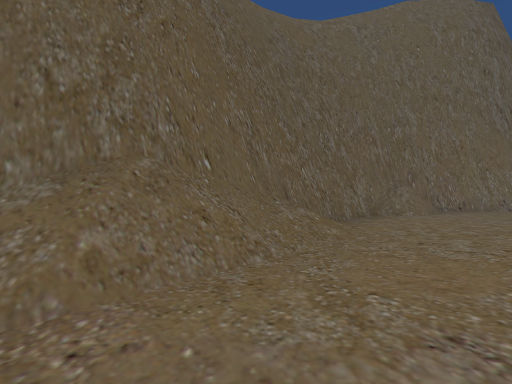
View 1 (above)

19 first-person views from a walk through a scene from a Unity 3-D project. The camera is 1.3 m above the floor, looks level and sees 90° across. The floor is counted in squares, 2 m on a side. Each view is taken from the middle of a square. On the plan, view 1 faces up. The plan holds only what a view shows up to about 9 squares ahead; the rest is blank. The place goes on beyond the plan.

View 2
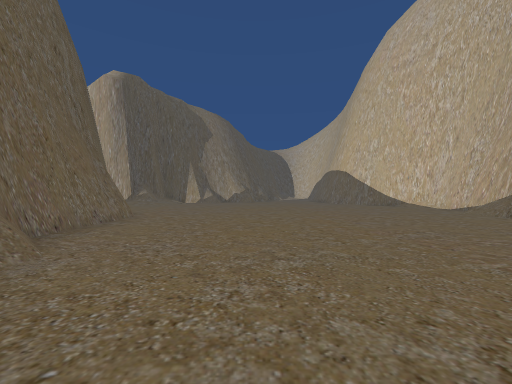

View 3
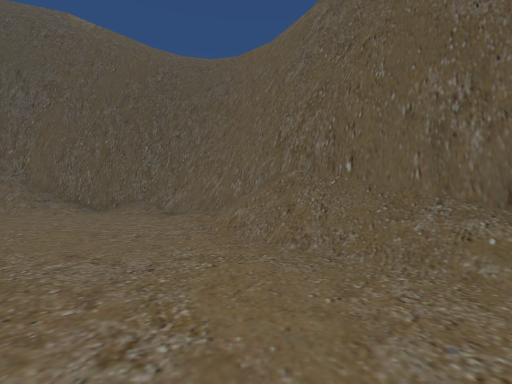

View 4
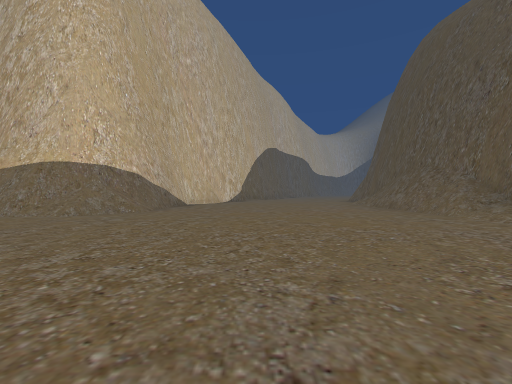

View 5
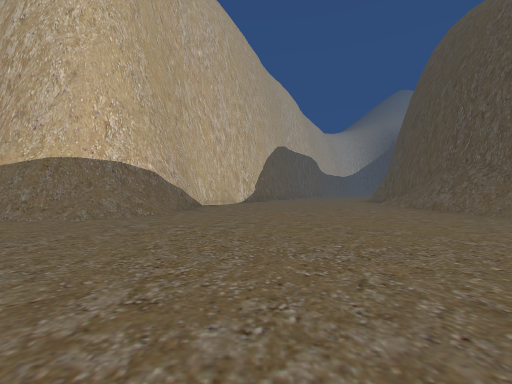

View 6
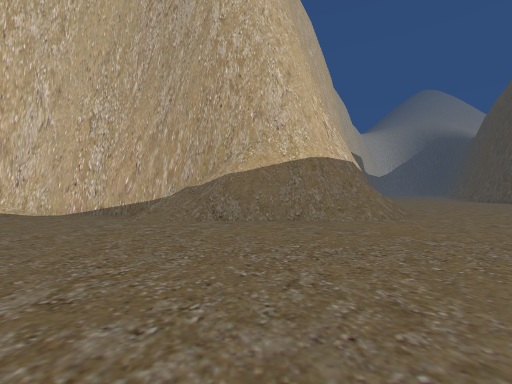

View 7
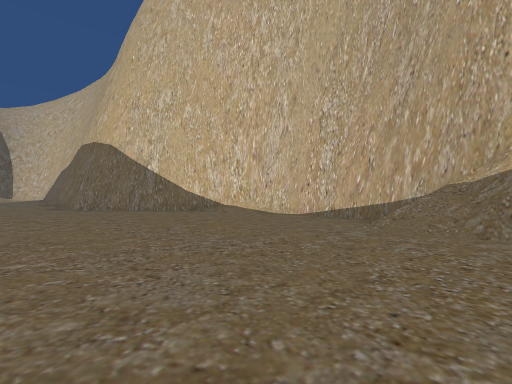

View 8
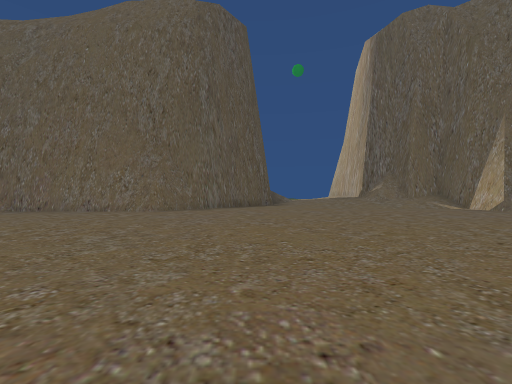

View 9
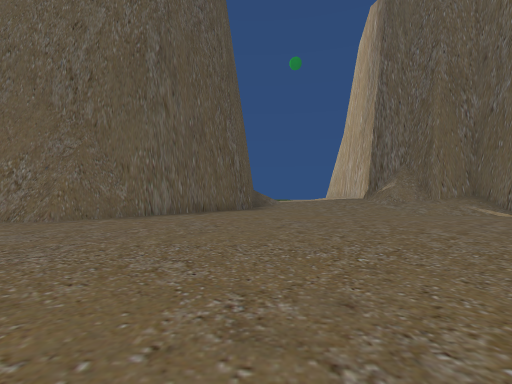

View 10
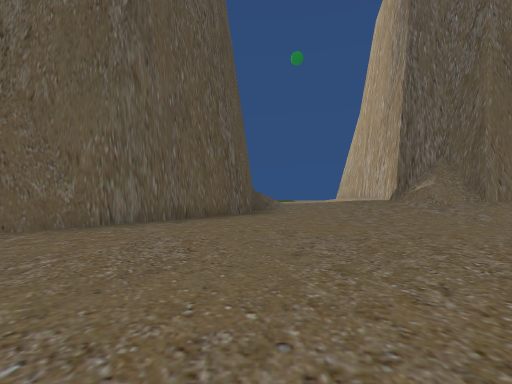

View 11
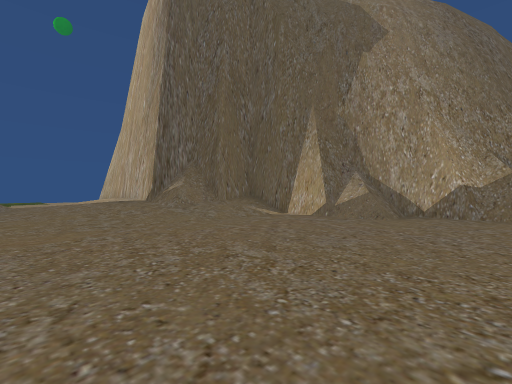

View 12
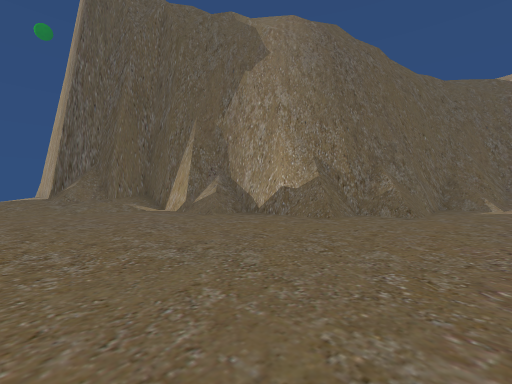

View 13
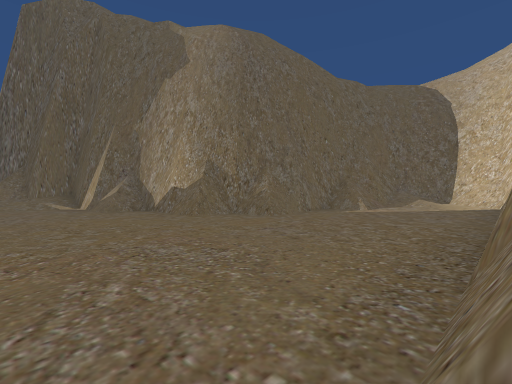

View 14
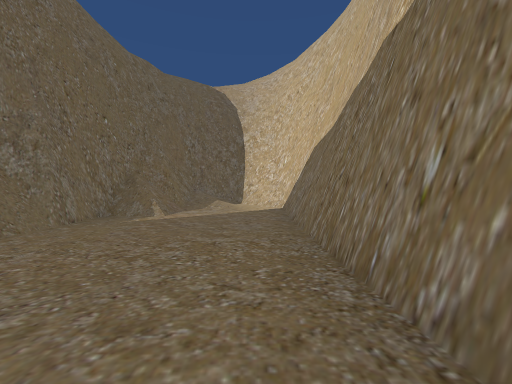

View 15
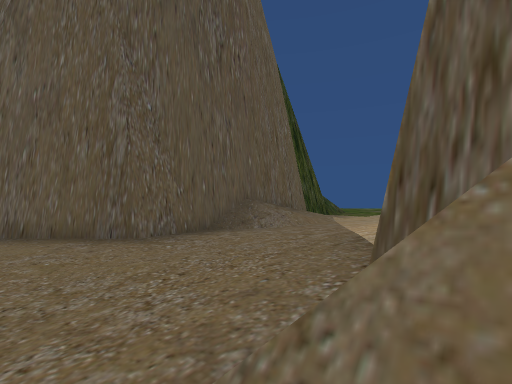

View 16
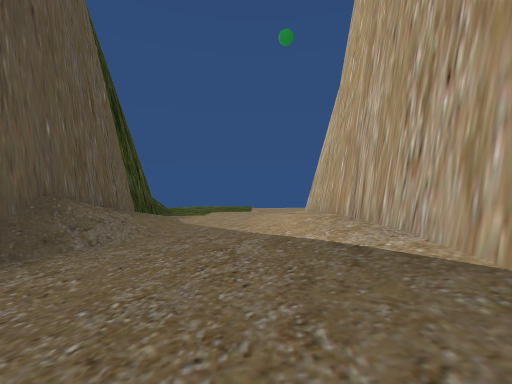

View 17
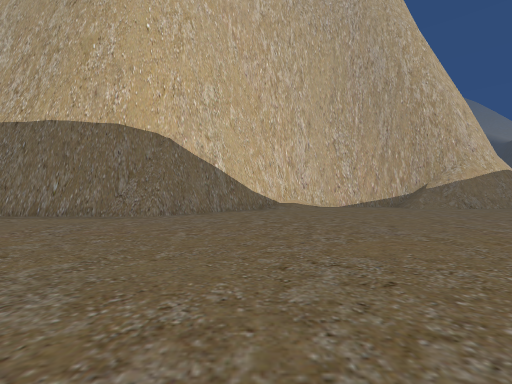

View 18
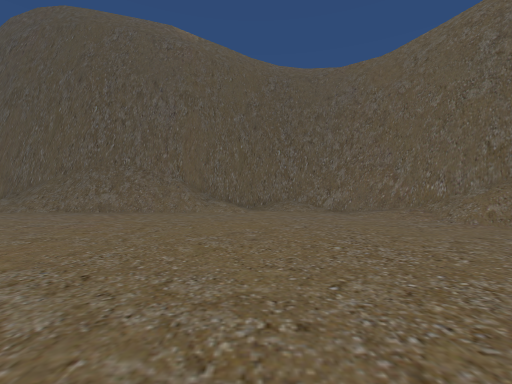

View 19
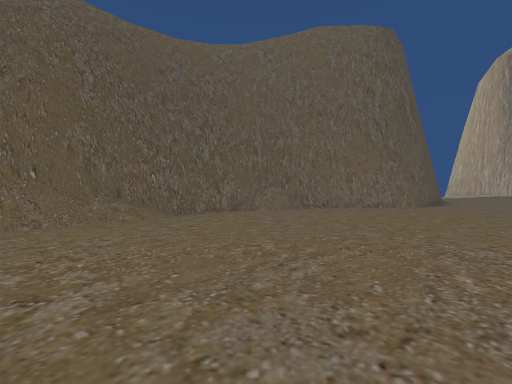

### Floor plan
Key: @ floor where view 1 was taken; # wall or solid block; . main floor; : floor 0.75 m higher than the main floor; / step, stairs or slope; = window, fence, low wall or low ledge; v drop or lower ground.
Columns run from 6 left of view 1 to 30 right of it. Each row starts with its distance up from view 1.
 18                      #...:#
 17                      #...:#
 16                      #...:#
 15                      #...:#
 14                      #...:#vv
 13                    v##...:##
 12                   v##...../###v
 11              vvvv ##.......//#
 10                  ##..........#
  9       vvv ########...........#
  8       vv ###.................## v
  7     vvv ##...................=# vv
  6     vv ##.....................#  vv
  5  //vv ##......................##   vv
  4  vvv ##/......................###   v
  3 vvv ##/.........................#####
  2 vv ##/........... ................//#
  1 v ##/............  ................./
  0  ##...@............................./
 -1 ##...................................
 -2 #..........................##########
 -3 #.........................##
 -4 #........................##
 -5 #/..........//###/......##
 -6 #/.........//###///....##
 -7 ##........./####   ###
 -8 ##.........##

Where each view was taken, in squares from view 1:
view 1: 0 up, 0 right, facing up
view 2: 4 up, 1 right, facing right
view 3: 2 up, 3 right, facing left
view 4: 2 up, 1 right, facing down
view 5: 1 up, 2 right, facing down
view 6: 1 up, 9 right, facing down
view 7: 0 up, 10 right, facing down-right
view 8: 0 up, 14 right, facing up
view 9: 3 up, 15 right, facing up
view 10: 5 up, 15 right, facing up
view 11: 5 up, 16 right, facing up-right
view 12: 1 up, 18 right, facing up-right
view 13: 2 down, 20 right, facing up-right
view 14: 1 down, 22 right, facing right
view 15: 11 up, 20 right, facing up-left
view 16: 12 up, 18 right, facing up
view 17: 5 up, 18 right, facing down
view 18: 3 down, 4 right, facing left
view 19: 2 down, 4 right, facing up
